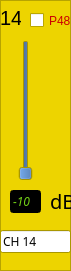
   <widget class="QFrame" name="frame_14">
    <property name="geometry">
     <rect>
      <x>350</x>
      <y>300</y>
      <width>71</width>
      <height>271</height>
     </rect>
    </property>
    <property name="palette">
     <palette>
      <active>
       <colorrole role="Base">
        <brush brushstyle="SolidPattern">
         <color alpha="255">
          <red>255</red>
          <green>255</green>
          <blue>255</blue>
         </color>
        </brush>
       </colorrole>
       <colorrole role="Window">
        <brush brushstyle="SolidPattern">
         <color alpha="255">
          <red>237</red>
          <green>212</green>
          <blue>0</blue>
         </color>
        </brush>
       </colorrole>
      </active>
      <inactive>
       <colorrole role="Base">
        <brush brushstyle="SolidPattern">
         <color alpha="255">
          <red>255</red>
          <green>255</green>
          <blue>255</blue>
         </color>
        </brush>
       </colorrole>
       <colorrole role="Window">
        <brush brushstyle="SolidPattern">
         <color alpha="255">
          <red>237</red>
          <green>212</green>
          <blue>0</blue>
         </color>
        </brush>
       </colorrole>
      </inactive>
      <disabled>
       <colorrole role="Base">
        <brush brushstyle="SolidPattern">
         <color alpha="255">
          <red>237</red>
          <green>212</green>
          <blue>0</blue>
         </color>
        </brush>
       </colorrole>
       <colorrole role="Window">
        <brush brushstyle="SolidPattern">
         <color alpha="255">
          <red>237</red>
          <green>212</green>
          <blue>0</blue>
         </color>
        </brush>
       </colorrole>
      </disabled>
     </palette>
    </property>
    <property name="autoFillBackground">
     <bool>true</bool>
    </property>
    <property name="frameShape">
     <enum>QFrame::StyledPanel</enum>
    </property>
    <property name="frameShadow">
     <enum>QFrame::Raised</enum>
    </property>
    <widget class="QLabel" name="label_29">
     <property name="geometry">
      <rect>
       <x>0</x>
       <y>10</y>
       <width>21</width>
       <height>16</height>
      </rect>
     </property>
     <property name="font">
      <font>
       <pointsize>15</pointsize>
      </font>
     </property>
     <property name="text">
      <string>14</string>
     </property>
    </widget>
    <widget class="QSlider" name="g_ch_14">
     <property name="geometry">
      <rect>
       <x>10</x>
       <y>40</y>
       <width>31</width>
       <height>141</height>
      </rect>
     </property>
     <property name="palette">
      <palette>
       <active>
        <colorrole role="Button">
         <brush brushstyle="SolidPattern">
          <color alpha="255">
           <red>52</red>
           <green>101</green>
           <blue>164</blue>
          </color>
         </brush>
        </colorrole>
       </active>
       <inactive>
        <colorrole role="Button">
         <brush brushstyle="SolidPattern">
          <color alpha="255">
           <red>52</red>
           <green>101</green>
           <blue>164</blue>
          </color>
         </brush>
        </colorrole>
       </inactive>
       <disabled>
        <colorrole role="Button">
         <brush brushstyle="SolidPattern">
          <color alpha="255">
           <red>52</red>
           <green>101</green>
           <blue>164</blue>
          </color>
         </brush>
        </colorrole>
       </disabled>
      </palette>
     </property>
     <property name="minimum">
      <number>0</number>
     </property>
     <property name="maximum">
      <number>12</number>
     </property>
     <property name="singleStep">
      <number>1</number>
     </property>
     <property name="pageStep">
      <number>1</number>
     </property>
     <property name="value">
      <number>0</number>
     </property>
     <property name="orientation">
      <enum>Qt::Vertical</enum>
     </property>
     <property name="tickInterval">
      <number>6</number>
     </property>
    </widget>
    <widget class="QCheckBox" name="p48_14">
     <property name="geometry">
      <rect>
       <x>30</x>
       <y>10</y>
       <width>41</width>
       <height>21</height>
      </rect>
     </property>
     <property name="palette">
      <palette>
       <active>
        <colorrole role="WindowText">
         <brush brushstyle="SolidPattern">
          <color alpha="255">
           <red>204</red>
           <green>0</green>
           <blue>0</blue>
          </color>
         </brush>
        </colorrole>
       </active>
       <inactive>
        <colorrole role="WindowText">
         <brush brushstyle="SolidPattern">
          <color alpha="255">
           <red>204</red>
           <green>0</green>
           <blue>0</blue>
          </color>
         </brush>
        </colorrole>
       </inactive>
       <disabled>
        <colorrole role="WindowText">
         <brush brushstyle="SolidPattern">
          <color alpha="255">
           <red>190</red>
           <green>190</green>
           <blue>190</blue>
          </color>
         </brush>
        </colorrole>
       </disabled>
      </palette>
     </property>
     <property name="text">
      <string>P48</string>
     </property>
    </widget>
    <widget class="QLineEdit" name="d_ch_14">
     <property name="enabled">
      <bool>false</bool>
     </property>
     <property name="geometry">
      <rect>
       <x>10</x>
       <y>190</y>
       <width>31</width>
       <height>23</height>
      </rect>
     </property>
     <property name="palette">
      <palette>
       <active>
        <colorrole role="WindowText">
         <brush brushstyle="SolidPattern">
          <color alpha="255">
           <red>0</red>
           <green>0</green>
           <blue>0</blue>
          </color>
         </brush>
        </colorrole>
        <colorrole role="Light">
         <brush brushstyle="SolidPattern">
          <color alpha="255">
           <red>255</red>
           <green>255</green>
           <blue>255</blue>
          </color>
         </brush>
        </colorrole>
        <colorrole role="Dark">
         <brush brushstyle="SolidPattern">
          <color alpha="255">
           <red>115</red>
           <green>210</green>
           <blue>22</blue>
          </color>
         </brush>
        </colorrole>
        <colorrole role="Text">
         <brush brushstyle="SolidPattern">
          <color alpha="255">
           <red>0</red>
           <green>0</green>
           <blue>0</blue>
          </color>
         </brush>
        </colorrole>
        <colorrole role="ButtonText">
         <brush brushstyle="SolidPattern">
          <color alpha="255">
           <red>0</red>
           <green>0</green>
           <blue>0</blue>
          </color>
         </brush>
        </colorrole>
        <colorrole role="Base">
         <brush brushstyle="SolidPattern">
          <color alpha="255">
           <red>0</red>
           <green>0</green>
           <blue>0</blue>
          </color>
         </brush>
        </colorrole>
        <colorrole role="Window">
         <brush brushstyle="SolidPattern">
          <color alpha="255">
           <red>0</red>
           <green>0</green>
           <blue>0</blue>
          </color>
         </brush>
        </colorrole>
       </active>
       <inactive>
        <colorrole role="WindowText">
         <brush brushstyle="SolidPattern">
          <color alpha="255">
           <red>0</red>
           <green>0</green>
           <blue>0</blue>
          </color>
         </brush>
        </colorrole>
        <colorrole role="Light">
         <brush brushstyle="SolidPattern">
          <color alpha="255">
           <red>255</red>
           <green>255</green>
           <blue>255</blue>
          </color>
         </brush>
        </colorrole>
        <colorrole role="Dark">
         <brush brushstyle="SolidPattern">
          <color alpha="255">
           <red>115</red>
           <green>210</green>
           <blue>22</blue>
          </color>
         </brush>
        </colorrole>
        <colorrole role="Text">
         <brush brushstyle="SolidPattern">
          <color alpha="255">
           <red>0</red>
           <green>0</green>
           <blue>0</blue>
          </color>
         </brush>
        </colorrole>
        <colorrole role="ButtonText">
         <brush brushstyle="SolidPattern">
          <color alpha="255">
           <red>0</red>
           <green>0</green>
           <blue>0</blue>
          </color>
         </brush>
        </colorrole>
        <colorrole role="Base">
         <brush brushstyle="SolidPattern">
          <color alpha="255">
           <red>0</red>
           <green>0</green>
           <blue>0</blue>
          </color>
         </brush>
        </colorrole>
        <colorrole role="Window">
         <brush brushstyle="SolidPattern">
          <color alpha="255">
           <red>0</red>
           <green>0</green>
           <blue>0</blue>
          </color>
         </brush>
        </colorrole>
       </inactive>
       <disabled>
        <colorrole role="WindowText">
         <brush brushstyle="SolidPattern">
          <color alpha="255">
           <red>115</red>
           <green>210</green>
           <blue>22</blue>
          </color>
         </brush>
        </colorrole>
        <colorrole role="Light">
         <brush brushstyle="SolidPattern">
          <color alpha="255">
           <red>255</red>
           <green>255</green>
           <blue>255</blue>
          </color>
         </brush>
        </colorrole>
        <colorrole role="Dark">
         <brush brushstyle="SolidPattern">
          <color alpha="255">
           <red>115</red>
           <green>210</green>
           <blue>22</blue>
          </color>
         </brush>
        </colorrole>
        <colorrole role="Text">
         <brush brushstyle="SolidPattern">
          <color alpha="255">
           <red>115</red>
           <green>210</green>
           <blue>22</blue>
          </color>
         </brush>
        </colorrole>
        <colorrole role="ButtonText">
         <brush brushstyle="SolidPattern">
          <color alpha="255">
           <red>115</red>
           <green>210</green>
           <blue>22</blue>
          </color>
         </brush>
        </colorrole>
        <colorrole role="Base">
         <brush brushstyle="SolidPattern">
          <color alpha="255">
           <red>0</red>
           <green>0</green>
           <blue>0</blue>
          </color>
         </brush>
        </colorrole>
        <colorrole role="Window">
         <brush brushstyle="SolidPattern">
          <color alpha="255">
           <red>0</red>
           <green>0</green>
           <blue>0</blue>
          </color>
         </brush>
        </colorrole>
       </disabled>
      </palette>
     </property>
     <property name="font">
      <font>
       <family>Clean</family>
       <italic>true</italic>
      </font>
     </property>
     <property name="text">
      <string>-10</string>
     </property>
    </widget>
    <widget class="QLabel" name="label_30">
     <property name="geometry">
      <rect>
       <x>50</x>
       <y>190</y>
       <width>21</width>
       <height>21</height>
      </rect>
     </property>
     <property name="font">
      <font>
       <family>Clean</family>
       <pointsize>15</pointsize>
      </font>
     </property>
     <property name="text">
      <string>dB</string>
     </property>
    </widget>
    <widget class="QLineEdit" name="lineEdit_14">
     <property name="geometry">
      <rect>
       <x>0</x>
       <y>230</y>
       <width>71</width>
       <height>23</height>
      </rect>
     </property>
     <property name="font">
      <font>
       <family>Clean</family>
      </font>
     </property>
     <property name="text">
      <string>CH 14</string>
     </property>
    </widget>
   </widget>
